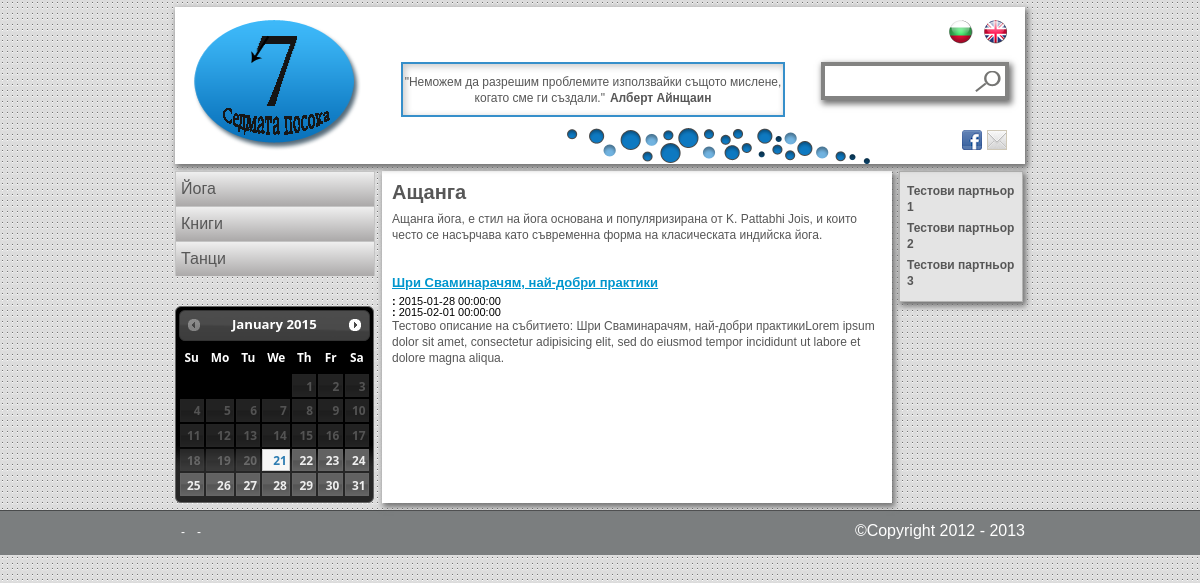
/bg/subcategory/3, run on the app's committed database.
### tables this page shows
create table thought_text (
  id int not null auto_increment primary key,
  bg text,
  en text
);

create table thought_author (
  id int not null auto_increment primary key,
  bg text,
  en text
);

create table category (
  id         int not null auto_increment primary key,
  pictureSrc varchar(150) not null,
  nameId     int not null,
  descrId    int not null,
  createdAt  timestamp default current_timestamp,

  foreign key (nameId) 
    references categoryname(id)
    on delete cascade
    on update cascade,

  foreign key (descrId) 
    references categorydescr(id)
    on delete cascade
    on update cascade
);

create table categoryname (
  id int not null auto_increment primary key,
  bg text,
  en text
);

create table subcategory (
  id         int not null auto_increment primary key,
  catId      int not null,
  pictureSrc varchar(150),
  nameId     int not null,
  descrId    int not null,
  createdAt  timestamp default current_timestamp,

  foreign key (catId) 
    references category(id)
    on delete cascade
    on update cascade,

  foreign key (nameId) 
    references subcategoryname(id)
    on delete cascade
    on update cascade,

  foreign key (descrId) 
    references subcategorydescr(id)
    on delete cascade
    on update cascade
);

create table subcategoryname (
  id int not null auto_increment primary key,
  bg text,
  en text
);

create table subcategorydescr (
  id int not null auto_increment primary key,
  bg text,
  en text
);

create table event (
  id        int not null auto_increment primary key,
  titleId   int not null,
  descrId   int not null,
  subcatId  int not null,
  link      varchar(150),
  fee       varchar(50),  
  startDate timestamp,
  endDate   timestamp,

  foreign key (titleId) 
    references eventtitle(id)
    on delete cascade
    on update cascade,

  foreign key (titleId) 
    references eventtitle(id)
    on delete cascade
    on update cascade,

  foreign key (subcatId) 
    references subcategory(id)
    on delete cascade
    on update cascade
);

create table eventtitle (
  id int not null auto_increment primary key,
  bg text,
  en text
);

create table eventdescr (
  id int not null auto_increment primary key,
  bg text,
  en text
);

create table partner (
  id      int not null auto_increment primary key,
  logoSrc varchar(150) not null,
  link    varchar(150),
  nameId  int not null,

  foreign key (nameId) 
    references partnername(id)
    on delete cascade
    on update cascade
);

create table partnername (
  id int not null auto_increment primary key,
  bg text,
  en text
);

### application/helpers/printLayout_helper.php (called while the page is built, shortened)
<?php
if (!function_exists('test_method')) {
    function printLayout($pointer, $templateLayout = null, $mainLayout, $data) {
        $data['ui_labels'] = $pointer->uiLabelsModel->getLabelsForLanguage( $data['language'] );
        $pointer->load->view('templates/header', $data);
        $pointer->load->view($mainLayout, $data);
        $pointer->load->view('templates/footer', $data);
    }
}
?>

### application/controllers/subcategory.php (called while the page is built, shortened)
<?php
class subcategory extends CI_Controller {
    function index($language,$subcatId = 1)
    {
        $language = strtolower($language);
        $data = $this->load_data->populateHeaderData($language);
        $data['subcategoryInfo'] = $this->subcategoryModel->getSubcategriesInfo($subcatId, $language);
        $data['events'] = $this->eventModel->getAllEventsForSubcategory(30 ,$subcatId, $language);
        $data['language'] = $language;
        printLayout($this, "templates/templateLayout","subcategoryView",$data);
    }
}
?>

### index.php (called while the page is built, shortened)
<?php
require_once BASEPATH.'core/CodeIgniter.php';

### application/models/thoughtModel.php (called while the page is built, shortened)
<?php
class thoughtModel extends CI_Model {
    function getLastThought($limit =1, $language)
   {
       $this->db->select('thought_text.'.$language.' as text, thought_author.'.$language.' as author' );
       $this->db->from('thought');
       $this->db->join('thought_author','thought_author.id = thought.authorId');
       $this->db->join('thought_text','thought_text.id = thought.textId');
       $this->db->order_by('thought.id','desc');
       $this->db->limit($limit);
       $query=$this->db->get();
       if($query->num_rows() > 0){
           return $query->result_array();
       }
   }
   function getThought($day = null ,$limit = 0,$language) {
       $day = isset($day)?$day:Date('Y:m:d');
        $this->db->select('thought_text.'.$language.' as text, thought_author.'.$language.' as author');
        $this->db->join('thought_author','thought_author.id = thought.authorId');
        $this->db->join('thought_text','thought_text.id = thought.textId');
        $this->db->where("`startDate` <=  '".$day."' AND  `endDate` >=  '".$day."'");
        if($limit > 0)
        {
            $this->db->limit($limit);
        }
        $query = $this->db->get('thought');
        if($query->num_rows() > 0)
        {
            return $query->result_array();
        }
        else
        {
            return $this->getLastThought(1,$language);
        }
   }
}
?>

### application/libraries/load_data.php (called while the page is built, shortened)
<?php
class Load_Data extends CI_Controller {
    function populateHeaderData($language) {
        $language = strtolower($language);
        $CI = &get_instance();
        $data['banners'] = $CI->adsModel->getAds(null, 1, 7, $language);
        $data['ads'] = $CI->adsModel->getAds(null, 2, 2, $language);
        $data['partners'] = $CI->partnerModel->getPartners($language);
        $data['categories'] = $CI->categoryModel->
                getAllCategoriesName($language);
        $data['subcategories'] = $CI->subcategoryModel->
                getSubcategoriesForCategory($catId = null, $language);
        $data['thought'] = $CI->thoughtModel->getThought(null, 1, $language);
        return $data;
    }
}
?>

### application/models/categoryModel.php (called while the page is built, shortened)
<?php
class categoryModel extends CI_Model {
    function getAllCategoriesName($language) {
        $this->db->select('category.id,categoryname.'.$language.' as name');
        $this->db->join('categoryname','categoryname.id = category.nameId');
        $this->db->order_by('name', 'asc');
        $query = $this->db->get('category');
        return $query->result_array();
    }
}
?>

### application/models/subcategoryModel.php (called while the page is built, shortened)
<?php
class subcategoryModel extends CI_Model {
    function getSubcategoriesForCategory($catId = null,$language) {
        $this->db->select(' subcategory.id,subcategory.catId,
            subcategoryname.'.$language.' as name,
            subcategorydescr.'.$language.' as descr');
        $this->db->from('subcategory');
        $this->db->join('subcategoryname', 'subcategoryname.id = subcategory.nameId');
        $this->db->join('subcategorydescr', 'subcategorydescr.id = subcategory.descrId');
        $this->db->order_by('name', 'asc');
        $query = $this->db->get();
        return $query->result_array();
    }
    function getSubcategriesInfo($subcatId, $language)
    {
        $this->db->select(' subcategory.id,subcategory.catId,
            subcategoryname.'.$language.' as name,
            subcategorydescr.'.$language.' as descr');
        $this->db->from('subcategory');
        $this->db->join('subcategoryname', 'subcategoryname.id = subcategory.nameId');
        $this->db->join('subcategorydescr', 'subcategorydescr.id = subcategory.descrId');
        $this->db->where('subcategory.id = "' . $subcatId . ' "');
                $this->db->order_by('name', 'asc');
        $query = $this->db->get();
        $result = $query->result_array();
        return $result[0];
    }
}
?>

### application/models/eventModel.php (called while the page is built, shortened)
<?php
class eventModel extends CI_Model {
    function getAllEventsForSubcategory($timeframe, $subcatId, $language) {
        $today        = Date('Y:m:d');
        $timeframeEnd = Date('Y:m:d', mktime(0, 0, 0, date("m"), date("d") + $timeframe, date("Y")));
        $this->db->select('event.id as eventId, subcatId, eventtitle.'.$language.' as title,
            eventdescr.'.$language.' as descr,
            startDate, endDate, fee, link'
        );
        $this->db->from('event');
        $this->db->join('eventtitle', 'eventtitle.id = event.titleId');
        $this->db->join('eventdescr', 'eventdescr.id = event.descrId');
        $this->db->where('subcatId = '.$subcatId.'');
        $this->db->where("((`startDate` <= '".$today."' AND `endDate` >= '".$timeframeEnd."')");
        $this->db->or_where("(`startDate` > '".$today."' AND `startDate` <= '".$timeframeEnd."')");
        $this->db->or_where("(`endDate` > '".$today."' AND `endDate` <= '".$timeframeEnd."'))");
        $query = $this->db->get();
        return $query->result_array();
    }
}
?>

### application/models/partnerModel.php (called while the page is built)
<?php
class partnerModel extends CI_Model {
    function getPartners($language)
    {
        $this->db->select(' partner.link, partner.logoSrc, partnername.'.$language.' as name');
        $this->db->join('partnername','partnername.id = partner.nameId');
        $query = $this->db->get('partner');
        return $query->result_array();
    }
}
?>

### application/views/subcategoryView.php (the view)
<div class="subCategoryMainHolder">
	<div class="subCategoryHolder">
		<h1 class="title"><?php echo $subcategoryInfo['name']; ?></h1>
		<p><?php echo $subcategoryInfo['descr']; ?></p>
	</div>
	<?php if (count($events)) echo '<h2>'.$ui_labels['subcategory']['events'].'</h2>'; ?>
	<div class="subCategoryEventHolder">
		<?php
			foreach($events as $event)
			{
			echo "<div class='subCategoryEvent'><h3><a href='".base_url().$language.'/'."event/".$event['eventId']."'>
			".$event['title']."</a></h3>";
      echo '<p class="date"><span class="bold">'.$ui_labels['event']['start_date'].': </span>'.$event["startDate"].'</p>';
      echo '<p class="date"><span class="bold">'.$ui_labels['event']['end_date'  ].': </span>'.$event["endDate"]  .'</p>';
			echo '<p>'.$event['descr'].'</p></div>';
			}
		?>
	</div>
</div>

### application/views/templates/header.php (shortened to what this page needs)
<?php
$query = $_SERVER['QUERY_STRING'] ? '?'.$_SERVER['QUERY_STRING'] : '';
$uri_string = $this->uri->uri_string();
$uri_string = $uri_string ? $uri_string : $language;
$full_url = $this->config->site_url().'/'.$uri_string.$query;
$full_url = str_replace('/index.php', '', $full_url);
?>
<!DOCTYPE html>
<html>
    <head>
        <link rel="stylesheet" type="text/css" href="<?php echo base_url();?>css/style.css" />
        <link rel="stylesheet" type="text/css" href="<?php echo base_url();?>js/jquery-ui-1.10.2.custom/css/ui-darkness/jquery-ui-1.10.2.custom.css"></script>
        <link rel="stylesheet" type="text/css" href="<?php echo base_url();?>js/jquery-ui-1.10.2.custom/css/ui-darkness/jquery-ui-1.10.2.custom.min.css"></script>
    </head>
    <body>
        <div class="wrapAllMain">
        <div class="wrapAll">
            <header class="wrapHeader">
                <div class="clear">
                    <a class="logo" href="<?php echo base_url().$language;?>/" ><img src="<?php echo base_url()?>img/logo_sedmata_posoka.png" alt="logo" /></a>
                    <div class="mindHolder">
                        <?php
                        echo '<p>"' . $thought[0]['text'] . '"<span class="author"> ' . $thought[0]['author'] . '</span></p>';
                        ?>
                    </div>
                    <div class="bubbles"></div>
                    <div class="rightPart">
                        <section class="language clear">
                            <a href="<?php echo str_replace('/bg', '/en', $full_url); ?>" class="en"></a>
                            <a href="<?php echo str_replace('/en', '/bg', $full_url); ?>" class="bg"></a>
                        </section>
						<section id="searchHolder" class="search">
							<form id="formSearch" name="formSearch" action="" method="post" onsubmit="return searchByWord();">
								<input class="searchTxt" id="searchTxt" name="searchTxt" type="search" />
								<input class="searchBttn" id="searchBttn" type="submit" value="" />
							</form>
						</section>
                        <section class="socials clear">
                            <a class="email" href="<?=base_url().$language?>/contacts"></a>
                            <a class="fb" href=""></a>
                        </section>
                    </div>
                </div>
            </header>
            <section class="wrapMain">
                <div class="clear">
                    <div class ="wrapMainLeft">
                        <nav class ="navMain">
							<ul class="level1">
                            <?php
                            foreach ($categories as $category) {
                                echo '<li class="level1Li"><a class="level1Link" href="' . base_url() .$language.'/'. 'category/' . $category['id'] . '">' .
                                $category['name'] . ' </a>';
								echo '</li>';
                            }
                            ?>
							</ul>
                        </nav>
						<div class="datePickerHolder">
							<div id="datepicker"></div>
						</div>
                    </div>
                    <div class ="wrapMainMiddle">

### application/views/templates/footer.php (shortened to what this page needs)
</div>
<div class ="wrapMainRight">
    <div class="partnersMainHolder">
        <h3><?=$ui_labels['partners']['list']?></h3>
        <?php
        foreach ($partners as $partner) {
            echo '<h4>' . $partner['name'] . '</h4>';
        }
        ?>
    </div>
</div>
</div>
</section>
</div>
<footer class="footer">
    <div class ="content">
		<nav class ="navBottom">
			<?php
            echo '<span class="separator">-</span>';
            echo '<span class="separator">-</span>';
			?>
		</nav>
		<span class="footerRight">&copy;Copyright 2012 - 2013</span>
	</div>
</footer>
</div>
</body>
</html>

### data on the page
thought_text: bg "Неможем да разрешим проблемите използвайки същото мислене, когато сме ги създали.", thought_author.bg "Алберт Айнщаин"
category: nameId.bg "Йога"
category: nameId.bg "Книги"
category: nameId.bg "Танци"
subcategory: nameId.bg "Ащанга", descrId.bg "Ащанга йога, е стил на йога основана и популяризирана от K. Pattabhi Jois, и които често се насърчава като съвременна форма на класическата индийска йога."
event: titleId.bg "Шри Сваминарачям, най-добри практики", startDate "2015-01-28 00:00:00", endDate "2015-02-01 00:00:00", eventdescr.bg "Тестово описание на събитието: Шри Сваминарачям, най-добри практикиLorem ipsum dolor sit amet, consectetur adipisicing elit, sed do eiusmod tempor incididunt ut labore et dolore magna aliqua."
partner: nameId.bg "Тестови партньор 1"
partner: nameId.bg "Тестови партньор 2"
partner: nameId.bg "Тестови партньор 3"
